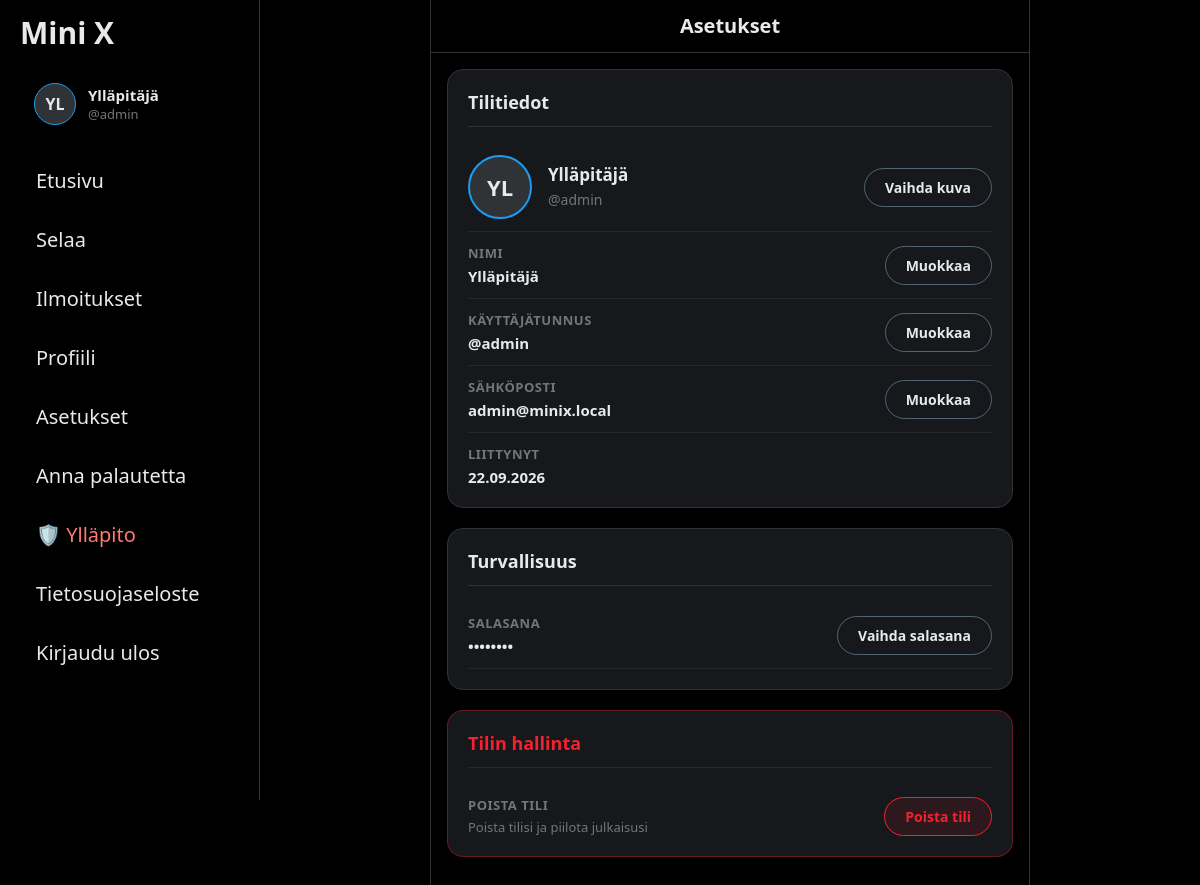
/index.php?page=setting (signed in), run on the app's committed database.
### tables this page shows
CREATE TABLE `users` (
  `id` int(11) NOT NULL,
  `username` varchar(30) NOT NULL,
  `display_name` varchar(30) DEFAULT NULL,
  `password` varchar(255) NOT NULL,
  `role` enum('user','admin') NOT NULL DEFAULT 'user',
  `email` varchar(255) DEFAULT NULL,
  `avatar` varchar(255) DEFAULT NULL,
  `created_at` datetime NOT NULL DEFAULT current_timestamp(),
  `reset_token_hash` varchar(64) DEFAULT NULL,
  `reset_token_expires_at` datetime DEFAULT NULL,
  `deleted_at` datetime DEFAULT NULL
);

### functions/auth.php (called while the page is built, shortened)
<?php
function getUserAvatarUrl($avatar)
{
    return null;
}
function getUserInitials($username)
{
    $name = trim($username ?? '');
    $parts = preg_split('/\s+/', $name, -1, PREG_SPLIT_NO_EMPTY);
    $initials = mb_substr($name, 0, 2, 'UTF-8');
    return htmlspecialchars(mb_strtoupper($initials, 'UTF-8'), ENT_QUOTES, 'UTF-8');
}

### pages/setting.php (the view, shortened to what this page needs)
<?php
require_once __DIR__ . "/../functions/init.php";
$userId = (int)($_SESSION['user_id'] ?? 0);
$currentUser = null;
if (isset($conn) && $conn && $userId > 0) {
    $stmt = $conn->prepare("SELECT id, username, display_name, email, avatar, created_at FROM users WHERE id = ? LIMIT 1");
    if ($stmt) {
        $stmt->bind_param("i", $userId);
        $stmt->execute();
        $currentUser = $stmt->get_result()->fetch_assoc();
    }
}
$username = $currentUser['username'] ?? ($_SESSION['username'] ?? '');
$displayName = !empty($currentUser['display_name']) ? $currentUser['display_name'] : ($_SESSION['display_name'] ?? $username);
$email = $currentUser['email'] ?? '';
$avatarUrl = getUserAvatarUrl($currentUser['avatar'] ?? null);
$createdAt = !empty($currentUser['created_at']) ? date("d.m.Y", strtotime($currentUser['created_at'])) : '';
$autoOpenFormId = '';
?>
<!DOCTYPE html>
<html lang="fi">
<head>
    <link rel="stylesheet" href="./css/main.css?v=1.1.2">
    <link rel="stylesheet" href="./css/sidebar.css?v=1.1.2">
    <link rel="stylesheet" href="./css/header.css?v=1.1.2">
    <link rel="stylesheet" href="./css/setting.css?v=1.1.2">
    <link rel="stylesheet" href="./css/toast.css?v=1.1.2">
</head>
<body>
    <div class="layout">
        <?php include __DIR__ . '/../components/sidebar.php'; ?>
        <main class="feed">
            <?php
            include __DIR__ . '/../components/header.php';
            ?>
            <div class="setting-container"<?= $autoOpenFormId ? ' data-auto-open="' . htmlspecialchars($autoOpenFormId) . '"' : '' ?>>
                <section class="setting-section">
                    <h2 class="setting-section-title">Tilitiedot</h2>
                    <div class="setting-item setting-item-avatar">
                        <div class="setting-avatar-left">
                            <div class="setting-avatar-preview <?= $avatarUrl ? 'clickable-avatar' : '' ?>" id="setting-avatar-container" data-initial-avatar="<?= htmlspecialchars($avatarUrl ?? '', ENT_QUOTES) ?>" <?= $avatarUrl ? 'onclick="openAvatarModal(\'' . htmlspecialchars($avatarUrl, ENT_QUOTES) . '\')"' : '' ?> title="<?= $avatarUrl ? 'Näytä profiilikuva' : '' ?>">
                                <?php if ($avatarUrl): ?>
                                    <img src="<?= $avatarUrl ?>" alt="Profiilikuva" class="avatar-preview-img" id="setting-avatar-img">
                                <?php else: ?>
                                    <div class="avatar-fallback" id="setting-avatar-fallback">
                                        <?= getUserInitials($displayName) ?>
                                    </div>
                                <?php endif; ?>
                            </div>
                            <div class="setting-item-info">
                                <span class="setting-username-title"><?= htmlspecialchars($displayName) ?></span>
                                <span class="setting-handle">@<?= htmlspecialchars($username) ?></span>
                            </div>
                        </div>
                        <form method="POST" enctype="multipart/form-data" class="setting-avatar-form" id="setting-avatar-form">
                            <div class="setting-avatar-actions">
                                <label for="setting-avatar-input" class="setting-btn-secondary" id="btn-setting-change-avatar">
                                    Vaihda kuva
                                </label>
                            </div>
                        </form>
                    </div>
                    <div class="setting-item">
                        <div class="setting-item-info">
                            <span class="setting-label">Nimi</span>
                            <span class="setting-value"><?= htmlspecialchars($displayName) ?></span>
                        </div>
                        <button type="button" class="setting-btn-secondary" data-form-target="form-display-name-wrapper" onclick="toggleSettingForm('form-display-name-wrapper')">
                            Muokkaa
                        </button>
                    </div>
                    <div class="setting-item">
                        <div class="setting-item-info">
                            <span class="setting-label">Käyttäjätunnus</span>
                            <span class="setting-value">@<?= htmlspecialchars($username) ?></span>
                        </div>
                        <button type="button" class="setting-btn-secondary" data-form-target="form-username-wrapper" onclick="toggleSettingForm('form-username-wrapper')">
                            Muokkaa
                        </button>
                    </div>
                    <div class="setting-item">
                        <div class="setting-item-info">
                            <span class="setting-label">Sähköposti</span>
                            <span class="setting-value"><?= !empty($email) ? htmlspecialchars($email) : '<span class="text-muted">Ei asetettu</span>' ?></span>
                        </div>
                        <button type="button" class="setting-btn-secondary" data-form-target="form-email-wrapper" onclick="toggleSettingForm('form-email-wrapper')">
                            Muokkaa
                        </button>
                    </div>
                    <?php if (!empty($createdAt)): ?>
                    <div class="setting-item">
                        <div class="setting-item-info">
                            <span class="setting-label">Liittynyt</span>
                            <span class="setting-value"><?= htmlspecialchars($createdAt) ?></span>
                        </div>
                    </div>
                    <?php endif; ?>
                </section>
                <section class="setting-section">
                    <h2 class="setting-section-title">Turvallisuus</h2>
                    <div class="setting-item">
                        <div class="setting-item-info">
                            <span class="setting-label">Salasana</span>
                            <span class="setting-value">••••••••</span>
                        </div>
                        <button type="button" class="setting-btn-secondary" data-form-target="form-password-wrapper" onclick="toggleSettingForm('form-password-wrapper')">
                            Vaihda salasana
                        </button>
                    </div>
                </section>
                <section class="setting-section setting-danger-zone">
                    <h2 class="setting-section-title">Tilin hallinta</h2>
                    <div class="setting-item">
                        <div class="setting-item-info">
                            <span class="setting-label">Poista tili</span>
                            <span class="setting-desc">Poista tilisi ja piilota julkaisusi</span>
                        </div>
                        <button type="button" id="btn-open-delete-modal" class="setting-btn-danger">Poista tili</button>
                    </div>
                </section>
            </div>
        </main>
    </div>
</body>
</html>

### css/main.css (style rules this page uses)
* { box-sizing: border-box; }
html { background-color: #000; }
body { margin: 0; background-color: #000; color: #e7e9ea; overflow-x: hidden; font-family: "Segoe UI", sans-serif; }
.layout { display: flex; justify-content: center; width: 100%; min-height: 100vh; padding-left: 260px; }
.feed { width: 100%; max-width: 600px; min-height: 100vh; border-left: 1px solid #2f3336; border-right: 1px solid #2f3336; }

### css/setting.css (style rules this page uses)
.setting-container { padding: 16px; width: 100%; box-sizing: border-box; }
.setting-section { background-color: #16181c; border: 1px solid #2f3336; border-radius: 16px; padding: 20px; margin-bottom: 20px; }
.setting-section-title { font-size: 18px; font-weight: 700; color: #e7e9ea; margin: 0 0 16px 0; padding-bottom: 12px; border-bottom: 1px solid #2f3336; }
.setting-avatar-left { display: flex; align-items: center; gap: 16px; }
.setting-avatar-preview { width: 64px; height: 64px; border-radius: 50%; overflow: hidden; background-color: #2f3336; display: flex; align-items: center; justify-content: center; flex-shrink: 0; border: 2px solid #1d9bf0; }
.avatar-fallback { font-size: 22px; font-weight: 700; color: #e7e9ea; text-transform: uppercase; }
.setting-avatar-form { margin: 0; }
.setting-avatar-actions { display: flex; align-items: center; gap: 8px; flex-wrap: wrap; }
#btn-setting-change-avatar { cursor: pointer; user-select: none; }
.setting-item { display: flex; justify-content: space-between; align-items: center; padding: 12px 0; border-bottom: 1px solid rgba(47, 51, 54, 0.6); gap: 16px; }
.setting-item:last-child { border-bottom: none; padding-bottom: 0; }
.setting-item-info { display: flex; flex-direction: column; gap: 4px; }
.setting-username-title { font-size: 17px; font-weight: 700; color: #e7e9ea; line-height: 1.2; }
.setting-handle { font-size: 14px; color: #71767b; }
.setting-label { font-size: 13px; color: #71767b; text-transform: uppercase; letter-spacing: 0.5px; font-weight: 600; }
.setting-value { font-size: 15px; font-weight: 600; color: #e7e9ea; }
.setting-desc { font-size: 13px; color: #71767b; }
.setting-btn-secondary { padding: 9px 20px; background-color: transparent; color: #e7e9ea; border: 1px solid #536471; border-radius: 9999px; font-weight: 600; font-size: 14px; font-family: inherit; cursor: pointer; transition: background-color 0.2s ease, border-color 0.2s ease; white-space: nowrap; text-decoration: none; display: inline-flex; align-items: center; justify-content: center; }
.setting-btn-danger { padding: 9px 20px; background-color: rgba(244, 33, 46, 0.1); color: #f4212e; border: 1px solid #f4212e; border-radius: 9999px; font-weight: 600; font-size: 14px; font-family: inherit; cursor: pointer; transition: background-color 0.2s ease, border-color 0.2s ease, color 0.2s ease; white-space: nowrap; text-decoration: none; display: inline-flex; align-items: center; justify-content: center; }
.setting-danger-zone { border-color: rgba(244, 33, 46, 0.35); }
.setting-danger-zone .setting-section-title { color: #f4212e; border-bottom-color: rgba(244, 33, 46, 0.25); }

### data on the page
users: display_name "YL", display_name "Ylläpitäjä", email "admin@minix.local", created_at "22.09.2026"

### other printed values
getUserInitials($sidebarDisplayName) "YL"
$sidebarDisplayName "Ylläpitäjä"
$sidebarUsername "admin"
$title "Asetukset"
$username "admin"
